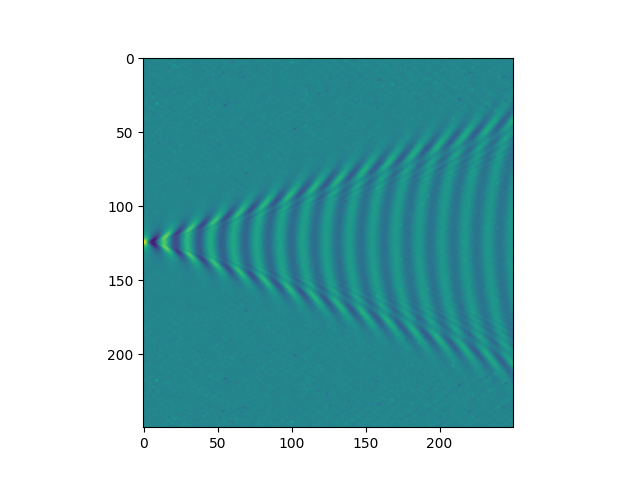

Recreate this plot in Python.
import numpy as np
import matplotlib.pyplot as plt
from scipy.integrate import quad

## Our example item will be travelling to the left, ##
## but we will maintain its reference frame.        ##

nx, ny = 250,250
x_grid, y_grid = np.linspace(0,100,nx), np.linspace(-50,50,ny)
X, Y = np.meshgrid(x_grid, y_grid)
z = np.empty((ny,nx)) # wake height will be calculated into here

def trig(theta, rho, phi):
    return np.cos(rho * np.cos(theta-phi) / np.cos(theta)**2)
# print(z.shape)
for j,x in enumerate(x_grid):
    for i, y in enumerate(y_grid):
        rho = np.linalg.norm((x,y))
        phi=np.arctan2(y,x)
        z[i,j] = quad(trig, -np.pi/2, np.pi/2, args=(rho,phi))[0]
    print(f"{j}")

plt.imshow(z, interpolation="bicubic")
plt.savefig("Physics-Simulations/kelvin-wake.png")